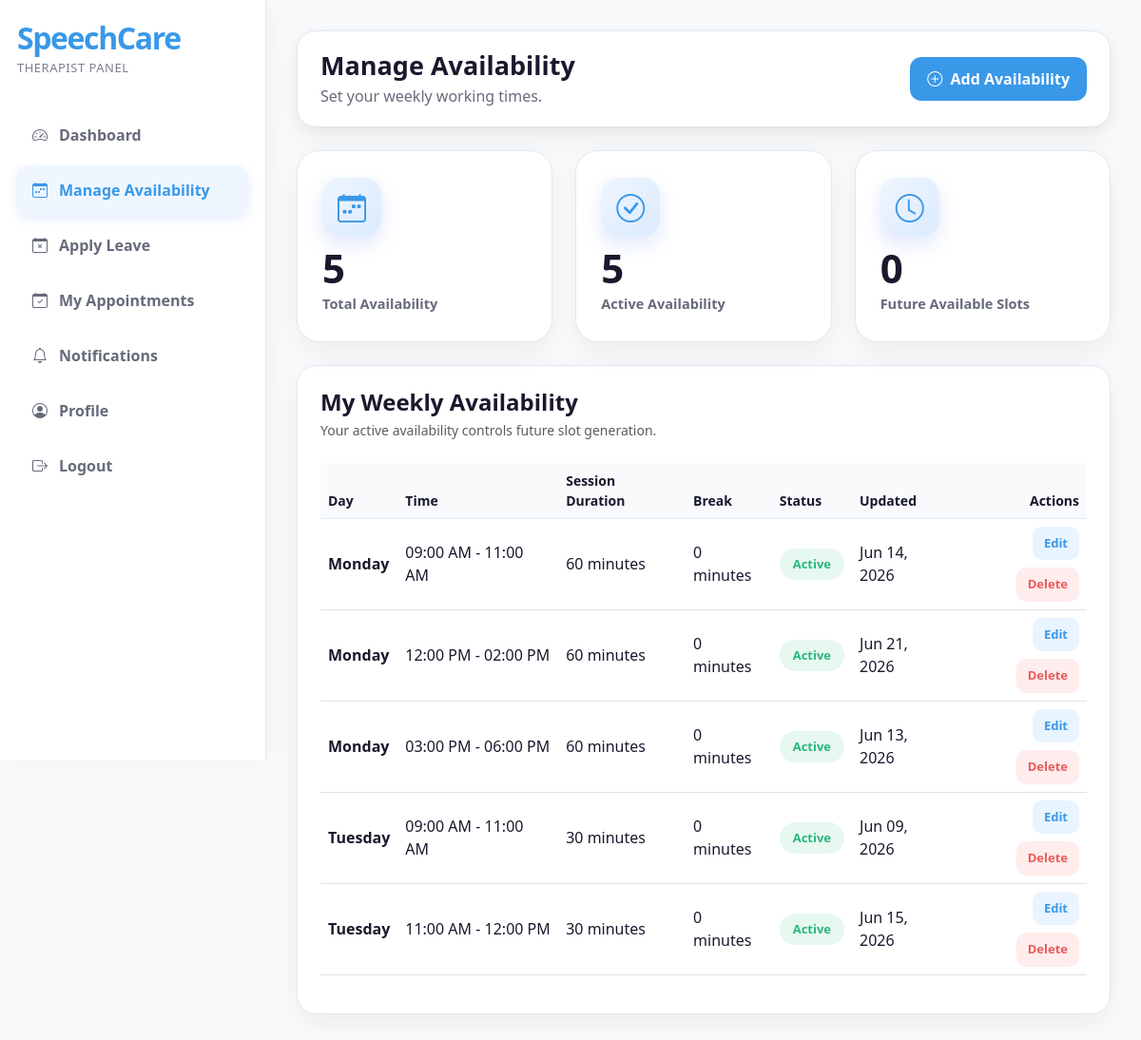
Page /therapist/manage-availability.php (signed in) on the committed database.
### tables this page shows
CREATE TABLE `therapist_availability` (
  `availability_id` int(11) NOT NULL,
  `therapist_id` int(11) NOT NULL,
  `day_of_week` enum('monday','tuesday','wednesday','thursday','friday','saturday','sunday') NOT NULL,
  `start_time` time NOT NULL,
  `end_time` time NOT NULL,
  `session_duration` int(11) NOT NULL DEFAULT 30,
  `break_duration` int(11) NOT NULL DEFAULT 0,
  `status` enum('active','inactive') DEFAULT 'active',
  `created_at` timestamp NOT NULL DEFAULT current_timestamp(),
  `updated_at` timestamp NOT NULL DEFAULT current_timestamp() ON UPDATE current_timestamp()
);

### includes/functions.php (called while the page is built, shortened)
<?php
function escapeOutput($data) {
    return htmlspecialchars($data ?? "", ENT_QUOTES, "UTF-8");
}
function formatDateNice($date) {
    return date("M d, Y", strtotime($date));
}
function formatTimeNice($time) {
    return date("h:i A", strtotime($time));
}
function displayStatusText($status) {
    return ucwords(str_replace("_", " ", $status));
}
?>

### therapist/manage-availability.php (the view, shortened to what this page needs)
<?php
include "../includes/auth_therapist.php";
include "../includes/functions.php";
$therapist_id = $_SESSION["therapist_id"];
$availability_sql = "SELECT
                        availability_id,
                        day_of_week,
                        start_time,
                        end_time,
                        session_duration,
                        break_duration,
                        status,
                        created_at,
                        updated_at
                     FROM therapist_availability
                     WHERE therapist_id = ?
                     ORDER BY
                        FIELD(day_of_week, 'monday','tuesday','wednesday','thursday','friday','saturday','sunday'),
                        start_time ASC";
$availability_stmt = mysqli_prepare($conn, $availability_sql);
mysqli_stmt_bind_param($availability_stmt, "i", $therapist_id);
mysqli_stmt_execute($availability_stmt);
$availability_result = mysqli_stmt_get_result($availability_stmt);
$total_availability_sql = "SELECT COUNT(*) AS total
                           FROM therapist_availability
                           WHERE therapist_id = ?";
$total_stmt = mysqli_prepare($conn, $total_availability_sql);
mysqli_stmt_bind_param($total_stmt, "i", $therapist_id);
mysqli_stmt_execute($total_stmt);
$total_result = mysqli_stmt_get_result($total_stmt);
$total_availability = mysqli_fetch_assoc($total_result)["total"];
$active_availability_sql = "SELECT COUNT(*) AS total
                            FROM therapist_availability
                            WHERE therapist_id = ?
                            AND status = 'active'";
$active_stmt = mysqli_prepare($conn, $active_availability_sql);
mysqli_stmt_bind_param($active_stmt, "i", $therapist_id);
mysqli_stmt_execute($active_stmt);
$active_result = mysqli_stmt_get_result($active_stmt);
$active_availability = mysqli_fetch_assoc($active_result)["total"];
$future_slots_sql = "SELECT COUNT(*) AS total
                     FROM time_slots
                     WHERE therapist_id = ?
                     AND slot_date >= CURDATE()
                     AND status = 'available'";
$future_slots_stmt = mysqli_prepare($conn, $future_slots_sql);
mysqli_stmt_bind_param($future_slots_stmt, "i", $therapist_id);
mysqli_stmt_execute($future_slots_stmt);
$future_slots_result = mysqli_stmt_get_result($future_slots_stmt);
$future_available_slots = mysqli_fetch_assoc($future_slots_result)["total"];
?>
<!DOCTYPE html>
<html lang="en">
<head>
    <link href="https://cdn.jsdelivr.net/npm/bootstrap@5.3.3/dist/css/bootstrap.min.css" rel="stylesheet">
    <link href="https://cdn.jsdelivr.net/npm/bootstrap-icons@1.11.3/font/bootstrap-icons.css" rel="stylesheet">
    <link rel="stylesheet" href="../assets/css/dashboard.css">
</head>
<body>
<div class="dashboard-wrapper">
    <aside class="sidebar therapist-sidebar">
        <div class="sidebar-logo">SpeechCare</div>
        <div class="sidebar-subtitle">Therapist Panel</div>
        <nav class="sidebar-menu">
            <a href="dashboard.php"><i class="bi bi-speedometer2"></i> Dashboard</a>
            <a href="manage-availability.php" class="active"><i class="bi bi-calendar-week"></i> Manage Availability</a>
            <a href="apply-leave.php"><i class="bi bi-calendar-x"></i> Apply Leave</a>
            <a href="appointments.php"><i class="bi bi-calendar-check"></i> My Appointments</a>
            <a href="notifications.php"><i class="bi bi-bell"></i> Notifications</a>
            <a href="profile.php"><i class="bi bi-person-circle"></i> Profile</a>
            <a href="../logout.php"><i class="bi bi-box-arrow-right"></i> Logout</a>
        </nav>
    </aside>
    <main class="main-content">
        <div class="top-bar d-flex justify-content-between align-items-center flex-wrap gap-3">
            <div>
                <h1 class="page-title">Manage Availability</h1>
                <p class="page-subtitle">Set your weekly working times.</p>
            </div>
            <button class="action-btn-primary" data-bs-toggle="modal" data-bs-target="#addAvailabilityModal">
                <i class="bi bi-plus-circle me-1"></i>
                Add Availability
            </button>
        </div>
        <div class="row g-4 mb-4">
            <div class="col-md-4">
                <div class="stat-card">
                    <div class="stat-icon"><i class="bi bi-calendar-week"></i></div>
                    <div class="stat-number"><?php echo $total_availability; ?></div>
                    <div class="stat-label">Total Availability</div>
                </div>
            </div>
            <div class="col-md-4">
                <div class="stat-card">
                    <div class="stat-icon"><i class="bi bi-check-circle"></i></div>
                    <div class="stat-number"><?php echo $active_availability; ?></div>
                    <div class="stat-label">Active Availability</div>
                </div>
            </div>
            <div class="col-md-4">
                <div class="stat-card">
                    <div class="stat-icon"><i class="bi bi-clock"></i></div>
                    <div class="stat-number"><?php echo $future_available_slots; ?></div>
                    <div class="stat-label">Future Available Slots</div>
                </div>
            </div>
        </div>
        <div class="content-card">
            <div class="d-flex justify-content-between align-items-center flex-wrap gap-3 mb-4">
                <div>
                    <h4 class="fw-bold mb-1">My Weekly Availability</h4>
                    <p class="text-muted small mb-0">Your active availability controls future slot generation.</p>
                </div>
            </div>
            <div class="table-responsive">
                <table class="table align-middle">
                    <thead>
                        <tr>
                            <th>Day</th>
                            <th>Time</th>
                            <th>Session Duration</th>
                            <th>Break</th>
                            <th>Status</th>
                            <th>Updated</th>
                            <th class="text-end">Actions</th>
                        </tr>
                    </thead>
                    <tbody>
                        <?php if (mysqli_num_rows($availability_result) > 0) { ?>
                            <?php while ($availability = mysqli_fetch_assoc($availability_result)) { ?>
                                <?php $edit_modal_id = "editAvailabilityModal" . $availability["availability_id"]; ?>
                                <tr>
                                    <td><strong><?php echo displayStatusText($availability["day_of_week"]); ?></strong></td>
                                    <td>
                                        <?php echo formatTimeNice($availability["start_time"]); ?>
                                        -
                                        <?php echo formatTimeNice($availability["end_time"]); ?>
                                    </td>
                                    <td><?php echo escapeOutput($availability["session_duration"]); ?> minutes</td>
                                    <td><?php echo escapeOutput($availability["break_duration"]); ?> minutes</td>
                                    <td>
                                        <?php if ($availability["status"] === "active") { ?>
                                            <span class="status-pill status-active">Active</span>
                                        <?php } else { ?>
                                            <span class="status-pill status-inactive">Inactive</span>
                                        <?php } ?>
                                    </td>
                                    <td><?php echo formatDateNice($availability["updated_at"]); ?></td>
                                    <td class="text-end">
                                        <div class="d-flex justify-content-end gap-2 flex-wrap">
                                            <button class="small-action-btn btn-edit" data-bs-toggle="modal" data-bs-target="#<?php echo $edit_modal_id; ?>">
                                                Edit
                                            </button>
                                            <form method="POST" action="" onsubmit="return confirm('Delete this availability? Future available generated slots for this day will be removed.');">
                                                <button type="submit" name="delete_availability" class="small-action-btn btn-delete">
                                                    Delete
                                                </button>
                                            </form>
                                        </div>
                                    </td>
                                </tr>
                            <?php } ?>
                        <?php } ?>
                    </tbody>
                </table>
            </div>
        </div>
    </main>
</div>
</body>
</html>

### assets/css/dashboard.css (style rules this page uses)
:root { --primary-blue: #3998E8; --primary-blue-dark: #1F7FD1; --primary-blue-light: #E8F4FF; --sidebar-bg: #ffffff; --sidebar-active-bg: #eff6ff; --sidebar-hover-bg: #f1f5f9; --soft-bg: #f8fafc; --dark-text: #19192D; --gray-text: #666B7A; --light-border: #e2e8f0; --medium-border: #cbd5e1; --success: #2CB67D; --warning: #F6B23D; --danger: #E85C5C; --admin-dark: #F3F9FF; }
body { font-family: 'Segoe UI', sans-serif; background: var(--soft-bg); color: var(--dark-text); }
.dashboard-wrapper { min-height: 100vh; display: flex; }
.sidebar { width: 280px; min-height: 100vh; background: var(--sidebar-bg); border-right: 1px solid var(--light-border); box-shadow: 4px 0 20px rgba(0, 0, 0, 0.04); padding: 24px 18px; position: fixed; left: 0; top: 0; }
.sidebar-logo { font-family: 'Segoe UI', sans-serif; font-size: 32px; font-weight: 600; letter-spacing: -1.4px; color: var(--primary-blue); margin-bottom: 6px; line-height: 1; }
.sidebar-subtitle { font-size: 13px; font-weight: 500; color: var(--gray-text); letter-spacing: 0.5px; margin-bottom: 34px; opacity: 0.85; text-transform: uppercase; }
.sidebar-menu a { display: flex; align-items: center; gap: 12px; padding: 14px 16px; border-radius: 12px; color: var(--gray-text); text-decoration: none; margin-bottom: 6px; font-weight: 600; transition: 0.2s ease; }
.sidebar-menu a:hover, .sidebar-menu a.active { background: var(--sidebar-active-bg); color: var(--primary-blue); box-shadow: 0 4px 12px rgba(37, 99, 235, 0.12); }
.sidebar-menu a i, .sidebar-menu a svg { color: inherit; }
.main-content { background: var(--soft-bg); margin-left: 280px; width: calc(100% - 280px); padding: 32px; }
.top-bar { background: #ffffff; border: 1px solid var(--light-border); border-radius: 20px; padding: 20px 24px; box-shadow: 0 10px 30px rgba(0, 0, 0, 0.06), 0 4px 12px rgba(0, 0, 0, 0.04); margin-bottom: 24px; transition: all 0.3s ease; }
.page-title { font-size: 27px; font-weight: 700; color: var(--dark-text); margin-bottom: 4px; }
.page-subtitle { color: var(--gray-text); margin: 0; }
.stat-card { background: #ffffff; border: 1px solid var(--light-border); border-radius: 24px; padding: 28px 26px; height: 100%; position: relative; overflow: hidden; transition: all 0.4s cubic-bezier(0.4, 0, 0.2, 1); box-shadow: 0 10px 30px rgba(0, 0, 0, 0.06); }
.stat-card::before { content: ''; position: absolute; top: 0; left: 0; width: 100%; height: 4px; background: linear-gradient(90deg, var(--primary-blue), #60a5fa); opacity: 0; transition: opacity 0.3s ease; }
.stat-icon { width: 62px; height: 62px; border-radius: 18px; background: linear-gradient(135deg, #eff6ff, #dbeafe); color: var(--primary-blue); display: flex; align-items: center; justify-content: center; font-size: 30px; box-shadow: 0 8px 20px rgba(37, 99, 235, 0.15); transition: all 0.3s ease; margin-bottom: 12px; }
.stat-number { font-size: 42px; font-weight: 700; line-height: 1; letter-spacing: -1.8px; color: var(--dark-text); margin-bottom: 6px; transition: all 0.3s ease; }
.stat-label { font-size: 14.5px; font-weight: 600; color: var(--gray-text); text-transform: none; }
.content-card { background: #ffffff; border: 1px solid var(--light-border); border-radius: 20px; padding: 24px; box-shadow: 0 10px 30px rgba(0, 0, 0, 0.06); }
.table thead th { background: var(--soft-bg); color: var(--dark-text); font-size: 14px; border-bottom: 1px solid var(--light-border); }
.table td { vertical-align: middle; color: var(--dark-text); }
.action-btn-primary { background: var(--primary-blue); border: none; color: #ffffff; border-radius: 12px; padding: 11px 18px; font-weight: 700; transition: 0.2s ease; }

### rows in the picture
therapist_availability: day_of_week "Monday", start_time "09:00 AM", end_time "11:00 AM", session_duration "60", break_duration "0", status "Active", updated_at "Jun 14, 2026"
therapist_availability: day_of_week "Monday", start_time "12:00 PM", end_time "02:00 PM", session_duration "60", break_duration "0", status "Active", updated_at "Jun 21, 2026"
therapist_availability: day_of_week "Monday", start_time "03:00 PM", end_time "06:00 PM", session_duration "60", break_duration "0", status "Active", updated_at "Jun 13, 2026"
therapist_availability: day_of_week "Tuesday", start_time "09:00 AM", end_time "11:00 AM", session_duration "30", break_duration "0", status "Active", updated_at "Jun 09, 2026"
therapist_availability: day_of_week "Tuesday", start_time "11:00 AM", end_time "12:00 PM", session_duration "30", break_duration "0", status "Active", updated_at "Jun 15, 2026"

### other values in the picture
$total_availability "5"
$active_availability "5"
$future_available_slots "0"
